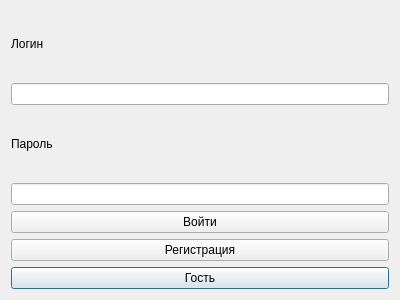
<?xml version="1.0" encoding="UTF-8"?>
<ui version="4.0">
 <class>Authorization</class>
 <widget class="QDialog" name="Authorization">
  <property name="geometry">
   <rect>
    <x>0</x>
    <y>0</y>
    <width>400</width>
    <height>300</height>
   </rect>
  </property>
  <property name="windowTitle">
   <string>Dialog</string>
  </property>
  <layout class="QGridLayout" name="gridLayout">
   <item row="0" column="0">
    <widget class="QLabel" name="label">
     <property name="text">
      <string>Логин</string>
     </property>
    </widget>
   </item>
   <item row="7" column="0">
    <widget class="QPushButton" name="guestButton">
     <property name="text">
      <string>Гость</string>
     </property>
    </widget>
   </item>
   <item row="3" column="0">
    <widget class="QLineEdit" name="passwordLineEdit"/>
   </item>
   <item row="5" column="0">
    <widget class="QPushButton" name="inputButton">
     <property name="text">
      <string>Войти</string>
     </property>
    </widget>
   </item>
   <item row="2" column="0">
    <widget class="QLabel" name="label_2">
     <property name="layoutDirection">
      <enum>Qt::LeftToRight</enum>
     </property>
     <property name="text">
      <string>Пароль</string>
     </property>
    </widget>
   </item>
   <item row="1" column="0">
    <widget class="QLineEdit" name="loginLineEdit"/>
   </item>
   <item row="6" column="0">
    <widget class="QPushButton" name="regButton">
     <property name="text">
      <string>Регистрация</string>
     </property>
    </widget>
   </item>
  </layout>
 </widget>
 <resources/>
 <connections/>
</ui>
